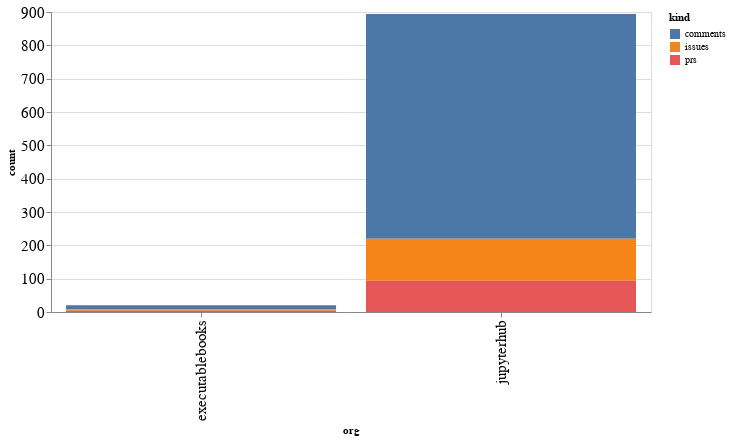

This figure's notebook cell:
### Code cell
alt.Chart(org_summaries, width=600).mark_bar().encode(
    x='org',
    y='count',
    color='kind',
    tooltip="org"
)

### Figure 1 — Vega-Lite specification as saved in the notebook (floating-point values rounded to 4 significant figures)
{"config": {"axisLeft": {"labelFontSize": 15}, "axisBottom": {"labelFontSize": 15}}, "data": {"name": "data-a82e9a31beb6917eeac55fe9e3eb3245"}, "mark": "bar", "encoding": {"color": {"type": "nominal", "field": "kind"}, "tooltip": {"type": "nominal", "field": "org"}, "x": {"type": "nominal", "field": "org"}, "y": {"type": "quantitative", "field": "count"}}, "width": 600, "$schema": "https://vega.github.io/schema/vega-lite/v4.8.1.json", "datasets": {"data-a82e9a31beb6917eeac55fe9e3eb3245": [{"org": "executablebooks", "kind": "comments", "count": 12}, {"org": "executablebooks", "kind": "issues", "count": 4}, {"org": "executablebooks", "kind": "prs", "count": 4}, {"org": "jupyterhub", "kind": "comments", "count": 674}, {"org": "jupyterhub", "kind": "issues", "count": 126}, {"org": "jupyterhub", "kind": "prs", "count": 94}]}}
